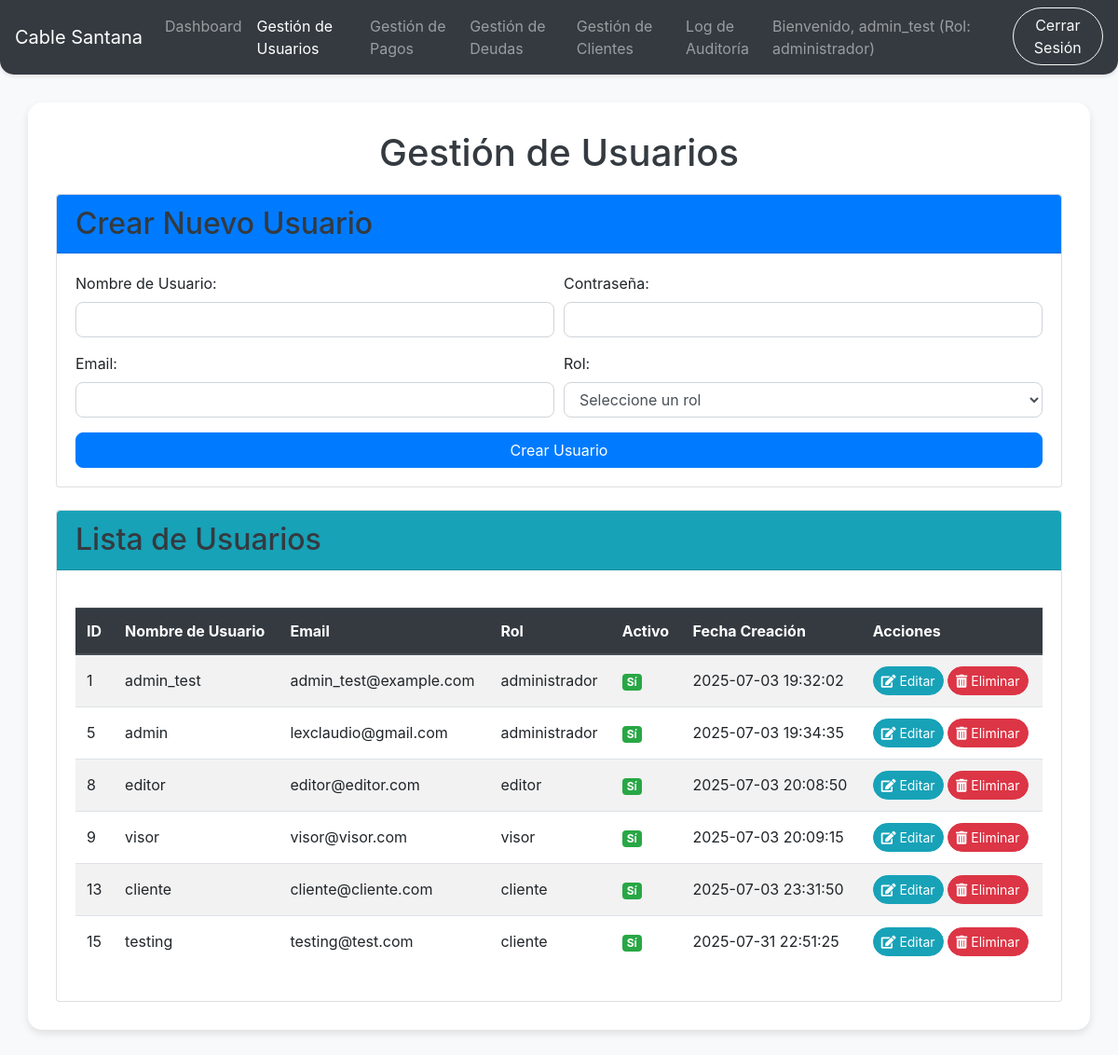
/users_ui.php (signed in), run on the app's committed database.
### tables this page shows
CREATE TABLE `usuario` (
  `id` int(11) NOT NULL,
  `nombre_usuario` varchar(50) NOT NULL,
  `contrasena` varchar(255) NOT NULL,
  `email` varchar(100) DEFAULT NULL,
  `rol` enum('administrador','editor','visor','cliente') NOT NULL,
  `fecha_creacion` timestamp NOT NULL DEFAULT current_timestamp(),
  `activo` tinyint(1) DEFAULT 1
);

### user_model.php (called while the page is built, shortened)
<?php
function getAllUsers() {
    $conn = connectDB();
    $sql = "SELECT id, nombre_usuario, email, rol, fecha_creacion, activo FROM usuario";
    $result = $conn->query($sql);
    $users = [];
    if ($result->num_rows > 0) {
        while ($row = $result->fetch_assoc()) {
            $users[] = $row;
        }
    }
    return $users;
}

### users_ui.php (the view, shortened to what this page needs)
<?php
require_once 'user_model.php';
$users = getAllUsers();
?>
<!DOCTYPE html>
<html lang="es">
<head>
    <link rel="stylesheet" href="https://stackpath.bootstrapcdn.com/bootstrap/4.5.2/css/bootstrap.min.css">
    <link rel="stylesheet" href="https://cdnjs.cloudflare.com/ajax/libs/font-awesome/5.15.1/css/all.min.css">
</head>
<body>
    <nav class="navbar navbar-expand-lg navbar-dark bg-dark">
        <a class="navbar-brand" href="dashboard.php">Cable Santana</a>
        <div class="collapse navbar-collapse" id="navbarNav">
            <ul class="navbar-nav mr-auto">
                <li class="nav-item">
                    <a class="nav-link" href="dashboard.php">Dashboard</a>
                </li>
                <li class="nav-item active">
                    <a class="nav-link" href="users_ui.php">Gestión de Usuarios <span class="sr-only">(current)</span></a>
                </li>
                <li class="nav-item">
                    <a class="nav-link" href="payments_ui.php">Gestión de Pagos</a>
                </li>
                <li class="nav-item">
                    <a class="nav-link" href="debts_ui.php">Gestión de Deudas</a>
                </li>
                <li class="nav-item">
                    <a class="nav-link" href="clients_ui.php">Gestión de Clientes</a>
                </li>
                <?php if ($_SESSION['rol'] === 'administrador'): ?>
                <li class="nav-item">
                    <a class="nav-link" href="audit_ui.php">Log de Auditoría</a>
                </li>
                <?php endif; ?>
            </ul>
            <ul class="navbar-nav ml-auto">
                <li class="nav-item">
                    <span class="navbar-text mr-3">
                        Bienvenido, <?php echo htmlspecialchars($_SESSION['username']); ?> (Rol: <?php echo htmlspecialchars($_SESSION['rol']); ?>)
                    </span>
                </li>
                <li class="nav-item">
                    <a class="btn btn-outline-light rounded-pill" href="logout.php">Cerrar Sesión</a>
                </li>
            </ul>
        </div>
    </nav>
    <div class="container">
        <h1 class="text-center">Gestión de Usuarios</h1>
        <div class="card mb-4">
            <div class="card-header bg-primary text-white rounded-top">
                <h2 class="mb-0">Crear Nuevo Usuario</h2>
            </div>
            <div class="card-body">
                <form action="users_ui.php" method="POST">
                    <div class="form-row">
                        <div class="form-group col-md-6">
                            <label for="nombre_usuario">Nombre de Usuario:</label>
                            <input type="text" class="form-control" id="nombre_usuario" name="nombre_usuario" required>
                        </div>
                        <div class="form-group col-md-6">
                            <label for="contrasena">Contraseña:</label>
                            <input type="password" class="form-control" id="contrasena" name="contrasena" required>
                        </div>
                    </div>
                    <div class="form-row">
                        <div class="form-group col-md-6">
                            <label for="email">Email:</label>
                            <input type="email" class="form-control" id="email" name="email">
                        </div>
                        <div class="form-group col-md-6">
                            <label for="rol">Rol:</label>
                            <select class="form-control" id="rol" name="rol" required>
                                <option value="">Seleccione un rol</option>
                            </select>
                        </div>
                    </div>
                    <button type="submit" class="btn btn-primary btn-block">Crear Usuario</button>
                </form>
            </div>
        </div>
        <div class="card">
            <div class="card-header bg-info text-white rounded-top">
                <h2 class="mb-0">Lista de Usuarios</h2>
            </div>
            <div class="card-body">
                <?php if (!empty($users)): ?>
                    <div class="table-responsive">
                        <table class="table table-striped table-hover">
                            <thead class="thead-dark">
                                <tr>
                                    <th>ID</th>
                                    <th>Nombre de Usuario</th>
                                    <th>Email</th>
                                    <th>Rol</th>
                                    <th>Activo</th>
                                    <th>Fecha Creación</th>
                                    <th>Acciones</th>
                                </tr>
                            </thead>
                            <tbody>
                                <?php foreach ($users as $user): ?>
                                    <tr>
                                        <td><?php echo htmlspecialchars($user['id']); ?></td>
                                        <td><?php echo htmlspecialchars($user['nombre_usuario']); ?></td>
                                        <td><?php echo htmlspecialchars($user['email'] ?? 'N/A'); ?></td>
                                        <td><?php echo htmlspecialchars($user['rol']); ?></td>
                                        <td>
                                            <?php if ($user['activo']): ?>
                                                <span class="badge badge-success">Sí</span>
                                            <?php else: ?>
                                                <span class="badge badge-danger">No</span>
                                            <?php endif; ?>
                                        </td>
                                        <td><?php echo htmlspecialchars($user['fecha_creacion']); ?></td>
                                        <td>
                                            <button type="button" class="btn btn-info btn-sm rounded-pill" data-toggle="modal" data-target="#editUserModal"
                                                data-id="<?php echo $user['id']; ?>"
                                                data-nombre_usuario="<?php echo htmlspecialchars($user['nombre_usuario']); ?>"
                                                data-email="<?php echo htmlspecialchars($user['email']); ?>"
                                                data-rol="<?php echo htmlspecialchars($user['rol']); ?>"
                                                data-activo="<?php echo $user['activo'] ? '1' : '0'; ?>">
                                                <i class="fas fa-edit"></i> Editar
                                            </button>
                                            <a href="users_ui.php?action=delete_user&id=<?php echo $user['id']; ?>"
                                               class="btn btn-danger btn-sm rounded-pill"
                                               onclick="return confirm('¿Estás seguro de que quieres eliminar a este cliente? Esta acción es irreversible.');">
                                                <i class="fas fa-trash-alt"></i> Eliminar
                                            </a>
                                        </td>
                                    </tr>
                                <?php endforeach; ?>
                            </tbody>
                        </table>
                    </div>
                <?php else: ?>
                    <p class="text-center">No hay clientes registrados.</p>
                <?php endif; ?>
            </div>
        </div>
    </div>
</body>
</html>

### users_ui.php (style rules this page uses)
body { font-family: 'Inter', sans-serif; background-color: #f8f9fa; }
.container { margin-top: 30px; margin-bottom: 30px; background-color: #ffffff; padding: 30px; border-radius: 15px; box-shadow: 0 4px 8px rgba(0,0,0,0.1); }
h1, h2 { color: #343a40; margin-bottom: 20px; }
.form-control, .btn { border-radius: 8px; }
.btn-primary { background-color: #007bff; border-color: #007bff; }
.btn-info { background-color: #17a2b8; border-color: #17a2b8; }
.btn-danger { background-color: #dc3545; border-color: #dc3545; }
.table th, .table td { vertical-align: middle; }
.table-responsive { margin-top: 20px; }
.navbar { border-radius: 0 0 15px 15px; box-shadow: 0 2px 4px rgba(0,0,0,0.1); }

### data on the page
usuario: id "1", nombre_usuario "admin_test", email "admin_test@example.com", rol "administrador", activo "Sí", fecha_creacion "2025-07-03 19:32:02"
usuario: id "5", nombre_usuario "admin", email "lexclaudio@gmail.com", rol "administrador", activo "Sí", fecha_creacion "2025-07-03 19:34:35"
usuario: id "8", nombre_usuario "editor", email "editor@editor.com", rol "editor", activo "Sí", fecha_creacion "2025-07-03 20:08:50"
usuario: id "9", nombre_usuario "visor", email "visor@visor.com", rol "visor", activo "Sí", fecha_creacion "2025-07-03 20:09:15"
usuario: id "13", nombre_usuario "cliente", email "cliente@cliente.com", rol "cliente", activo "Sí", fecha_creacion "2025-07-03 23:31:50"
usuario: id "15", nombre_usuario "testing", email "testing@test.com", rol "cliente", activo "Sí", fecha_creacion "2025-07-31 22:51:25"

### other printed values
$_SESSION['username'] "admin_test"
$_SESSION['rol'] "administrador"
